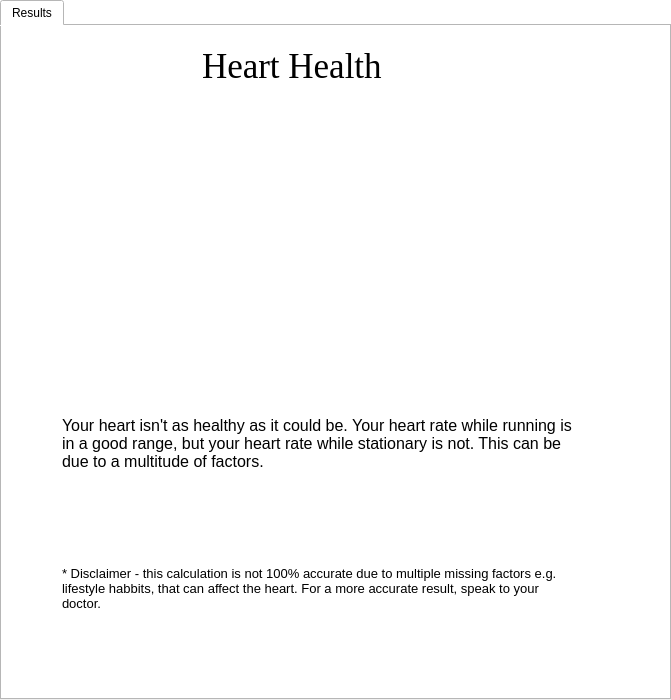
<?xml version="1.0" encoding="UTF-8"?>
<ui version="4.0">
 <class>h_h_stat_b_run_g_widget</class>
 <widget class="QWidget" name="h_h_stat_b_run_g_widget">
  <property name="geometry">
   <rect>
    <x>0</x>
    <y>0</y>
    <width>671</width>
    <height>700</height>
   </rect>
  </property>
  <property name="windowTitle">
   <string/>
  </property>
  <property name="styleSheet">
   <string notr="true">background-color: rgb(255, 255, 255);</string>
  </property>
  <widget class="QTabWidget" name="h_h_stat_b_run_g_tab_widget">
   <property name="geometry">
    <rect>
     <x>0</x>
     <y>0</y>
     <width>671</width>
     <height>700</height>
    </rect>
   </property>
   <property name="styleSheet">
    <string notr="true">background-color: rgb(255, 255, 255);</string>
   </property>
   <property name="currentIndex">
    <number>0</number>
   </property>
   <widget class="QWidget" name="results_tab">
    <attribute name="title">
     <string>Results</string>
    </attribute>
    <widget class="QLabel" name="h_h_stat_b_run_g_img_lbl">
     <property name="geometry">
      <rect>
       <x>180</x>
       <y>100</y>
       <width>271</width>
       <height>251</height>
      </rect>
     </property>
     <property name="text">
      <string/>
     </property>
     <property name="pixmap">
      <pixmap>../../Pictures/un_healthy_heart_image.png</pixmap>
     </property>
     <property name="alignment">
      <set>Qt::AlignLeading|Qt::AlignLeft|Qt::AlignTop</set>
     </property>
     <property name="wordWrap">
      <bool>true</bool>
     </property>
    </widget>
    <widget class="QLabel" name="h_h_stat_b_run_g_lbl">
     <property name="geometry">
      <rect>
       <x>200</x>
       <y>20</y>
       <width>251</width>
       <height>61</height>
      </rect>
     </property>
     <property name="font">
      <font>
       <family>Georgia</family>
       <pointsize>26</pointsize>
      </font>
     </property>
     <property name="text">
      <string>Heart Health</string>
     </property>
     <property name="alignment">
      <set>Qt::AlignLeading|Qt::AlignLeft|Qt::AlignTop</set>
     </property>
     <property name="wordWrap">
      <bool>true</bool>
     </property>
    </widget>
    <widget class="QLabel" name="h_h_stat_b_run_g_msg_lbl">
     <property name="geometry">
      <rect>
       <x>60</x>
       <y>390</y>
       <width>511</width>
       <height>131</height>
      </rect>
     </property>
     <property name="font">
      <font>
       <pointsize>12</pointsize>
      </font>
     </property>
     <property name="text">
      <string>Your heart isn't as healthy as it could be. Your heart rate while running is in a good range, but your heart rate while stationary is not. This can be due to a multitude of factors.</string>
     </property>
     <property name="alignment">
      <set>Qt::AlignLeading|Qt::AlignLeft|Qt::AlignTop</set>
     </property>
     <property name="wordWrap">
      <bool>true</bool>
     </property>
    </widget>
    <widget class="QLabel" name="h_h_stat_b_run_g_disclaimer_lbl">
     <property name="geometry">
      <rect>
       <x>60</x>
       <y>540</y>
       <width>511</width>
       <height>131</height>
      </rect>
     </property>
     <property name="font">
      <font>
       <pointsize>10</pointsize>
      </font>
     </property>
     <property name="text">
      <string>* Disclaimer - this calculation is not 100% accurate due to multiple missing factors e.g. lifestyle habbits, that can affect the heart. For a more accurate result, speak to your doctor.</string>
     </property>
     <property name="alignment">
      <set>Qt::AlignLeading|Qt::AlignLeft|Qt::AlignTop</set>
     </property>
     <property name="wordWrap">
      <bool>true</bool>
     </property>
    </widget>
   </widget>
  </widget>
 </widget>
 <resources/>
 <connections/>
</ui>
